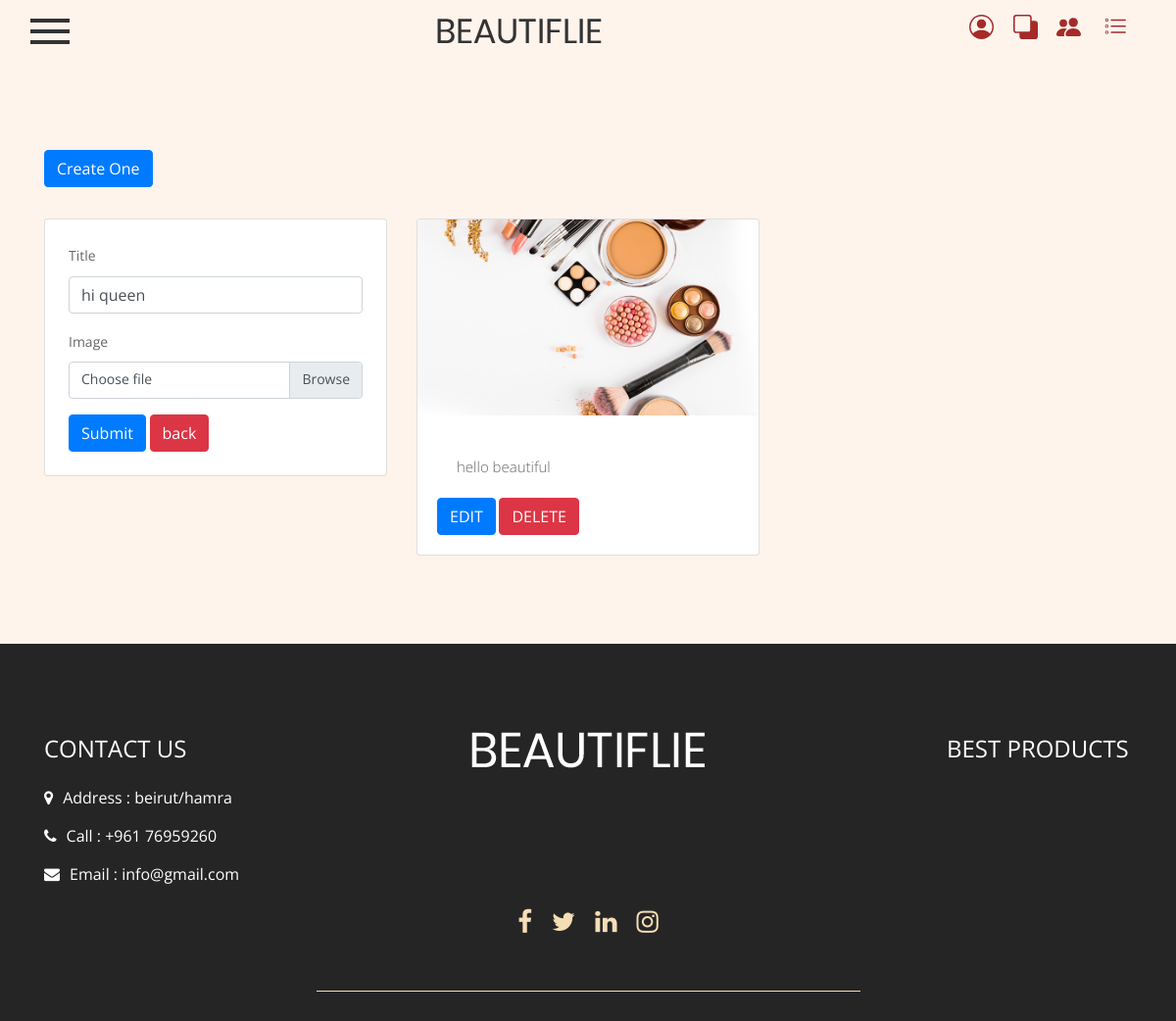
/View/pages/banner.php?id=3 (signed in), run on the app's committed database.
### tables this page shows
CREATE TABLE `banner` (
  `_id` int(11) NOT NULL,
  `title` text NOT NULL,
  `picture` text NOT NULL
);

### Controller/BannerController.php (called while the page is built, shortened)
<?php
function getBanners() {
    $dbConnection = SingletonConnectionToDb::getInstance()->getConnection();
    $banners = [];
    $sql = 'SELECT * FROM banner ORDER BY RAND()';
    $result = $dbConnection->query($sql);
    if ($result) {
        while ($row = $result->fetch_assoc()) {
            $banner = new Banner($row['_id'], $row['title'], $row['picture']);
            $banners[] = $banner;
        }
    } else {
        throw new Exception("Error: " . $dbConnection->error);
    }
    return $banners;
}

### utils/autoLoading.php (called while the page is built, shortened)
<?php
spl_autoload_register(function ($class_name) {
    $file_path = '../../Model/' . $class_name . '.php';
    $file_path_from_admin = '../../../Model/' . $class_name . '.php';
    $file_path_from_router = '../Model/'. $class_name . '.php';
});

### Model/Banner.php (called while the page is built, shortened)
<?php
class Banner {
    public function __construct($id, $title, $image){
        $this->_id = $id;
        $this->title = $title;
        $this->image = $image;
    }
}

### View/pages/banner.php (the view, shortened to what this page needs)
<?php
include '../../utils/autoLoading.php';
include '../../Controller/BannerController.php';
$banners = getBanners();
?>
<!DOCTYPE html>
<html lang="en">
<head>
    <link rel="stylesheet" type="text/css" href="../css/bootstrap.min.css">
    <link rel="stylesheet" type="text/css" href="../css/style.css">
    <link rel="stylesheet" href="../css/responsive.css">
    <link rel="stylesheet" href="../css/jquery.mCustomScrollbar.min.css">
    <link rel="stylesheet" href="https://netdna.bootstrapcdn.com/font-awesome/4.0.3/css/font-awesome.css">
    <link rel="stylesheet" href="../css/owl.carousel.min.css">
    <link rel="stylesheet" href="../css/owl.theme.default.min.css">
    <link rel="stylesheet" href="https://cdnjs.cloudflare.com/ajax/libs/fancybox/2.1.5/jquery.fancybox.min.css" media="screen">
    <link href="https://unpkg.com/gijgo@1.9.13/css/gijgo.min.css" rel="stylesheet" type="text/css" />
    <link rel="stylesheet" type="text/css" href="https://cdn.jsdelivr.net/npm/toastify-js/src/toastify.min.css">
</head>
<?php include '../components/header.php'; ?>
<body>
    <div class="about_section layout_padding">
        <div class="container">
            <div class="row">
                <div class="col-md-6">
                    <div class="mb-3">
                        <a href="#" class="btn btn-primary" onclick="creationForm()" id="boutton">Create One</a>
                    </div>
                </div>
            </div>
        </div>
        <div class="container">
            <div class="row">
                <?php foreach ($banners as $banner) : ?>
                    <div class="col-md-4 mt-3" id="banner<?= $banner->_id ?>">
                        <div class="card">
                            <?php if (!isset($_GET['id'])) : ?>
                                <img src="../images/<?= $banner->image ?>" class="card-img-top" alt="Image 1">
                                <div class="card-body">
                                    <p class="card-text"><?= $banner->title; ?></p>
                                    <a href="banner.php?id=<?= $banner->_id ?>" style="color: white;" class="btn btn-primary">EDIT</a>
                                    <a style="color: white;" class="btn btn-danger" onclick="del('<?= $banner->_id ?>')">DELETE</a>
                                </div>
                            <?php else : ?>
                                <?php if($_GET['id']  === $banner->_id): ?>
                                    <div class="p-4">
                                    <form action="../../routes/bannerRoute.php" class="needs-validation" method="post" enctype="multipart/form-data">
                                        <div class="form-group">
                                            <label for="title">Title</label>
                                            <input type="text" class="form-control" id="title" name="title" value="<?= $banner->title; ?>" required>
                                        </div>
                                        <div class="form-group">
                                            <label for="image">Image</label>
                                            <div class="custom-file">
                                                <label class="custom-file-label" for="image">Choose file</label>
                                            </div>
                                        </div>
                                        <button name="edit" type="submit" class="btn btn-primary">Submit</button>
                                        <a href="banner.php" class="btn btn-danger">back</a>
                                    </form>
                                </div>
                                <?php else : ?>
                                    <img src="../images/<?= $banner->image ?>" class="card-img-top" alt="Image 1">
                                    <div class="card-body">
                                        <p class="card-text"><?= $banner->title; ?></p>
                                        <a href="banner.php?id=<?= $banner->_id ?>" style="color: white;" class="btn btn-primary">EDIT</a>
                                        <a style="color: white;" class="btn btn-danger" onclick="del('<?= $banner->_id ?>')">DELETE</a>
                                    </div>
                                <?php endif; ?>
                            <?php endif; ?>
                        </div>
                    </div>
                <?php endforeach; ?>
            </div>
        </div>
    </div>
    <?php include '../components/footer.php'; ?>
</body>
</html>

### View/css/style.css (style rules this page uses)
* { box-sizing: border-box !important; transition: ease all 0.5s; }
html { scroll-behavior: smooth; }
body { color: #666666; font-size: 14px; line-height: 1.80857; font-weight: normal; overflow-x: hidden; font-family: 'Open Sans', sans-serif; }
a { color: #1f1f1f; text-decoration: none !important; outline: none !important; -webkit-transition: all .3s ease-in-out; -moz-transition: all .3s ease-in-out; -ms-transition: all .3s ease-in-out; -o-transition: all .3s ease-in-out; transition: all .3s ease-in-out; }
*, *::after, *::before { -webkit-box-sizing: border-box; -moz-box-sizing: border-box; box-sizing: border-box; }
p { margin: 20px; font-weight: 300; font-size: 15px; line-height: 24px; }
a { color: #222222; text-decoration: none; outline: none !important; }
a, .btn { text-decoration: none !important; outline: none !important; -webkit-transition: all .3s ease-in-out; -moz-transition: all .3s ease-in-out; -ms-transition: all .3s ease-in-out; -o-transition: all .3s ease-in-out; transition: all .3s ease-in-out; }
img { max-width: 100%; height: auto; }
button { border: 0; margin: 0; padding: 0; cursor: pointer; }
.layout_padding { padding-top: 90px; padding-bottom: 0px; }
.about_section { width: 100%; float: left; background-color: #fef4ec; height: auto; padding-bottom: 90px; }

### View/pages/banner.php (style rules this page uses)
.card-img-top { max-width: 100%; max-height: 200px; object-fit: cover; }

### data on the page
banner: title "hi queen"
banner: picture (picture), title "hello beautiful"
